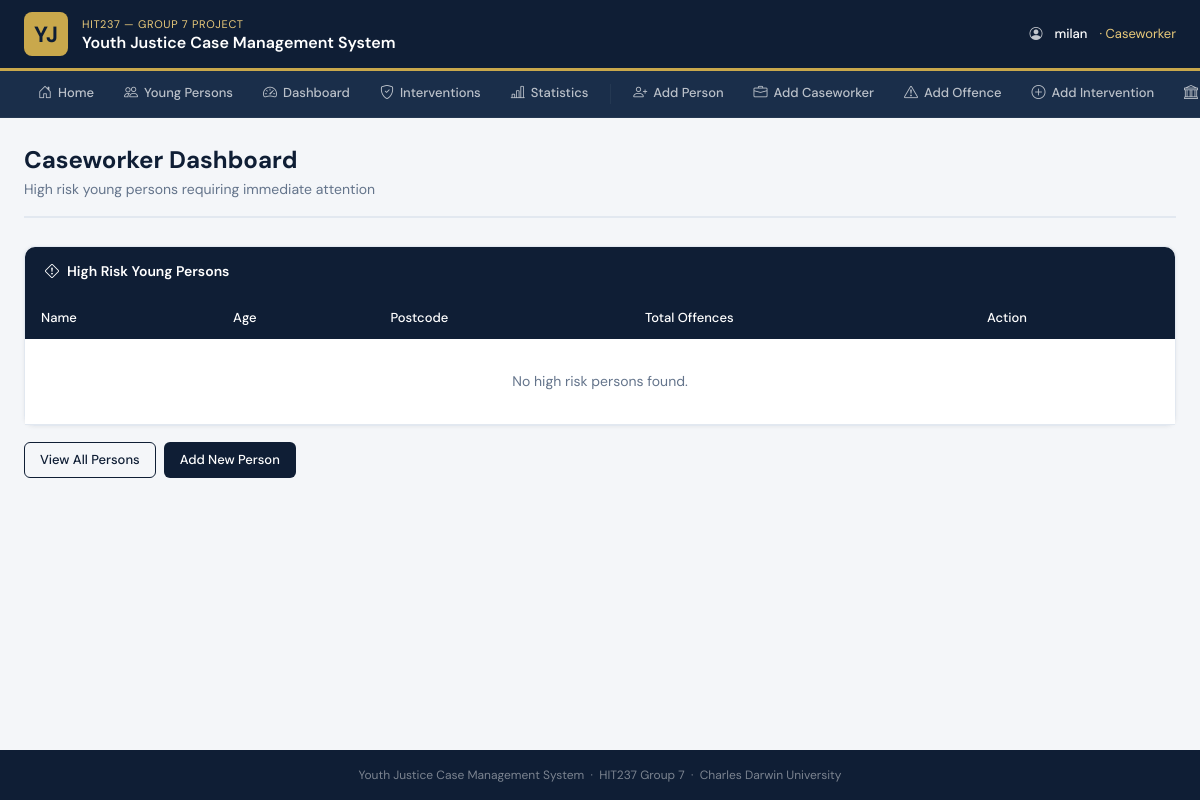
/dashboard/ (signed in), run on an earlier commit of the app's database.
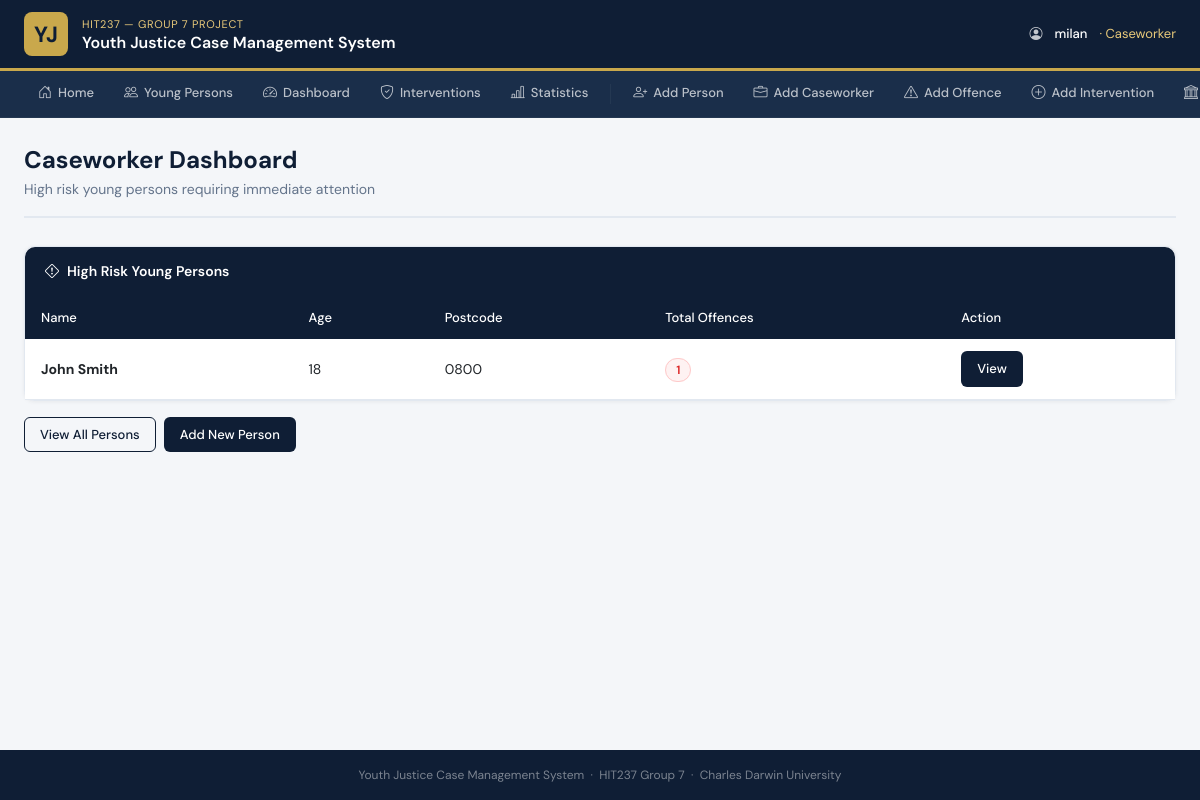
And on a later commit of the database.
### accounts/models.py (models this page shows, shortened)
class CustomUser(AbstractUser):
    ROLE_CHOICES = [
        ('admin', 'Admin'),
        ('caseworker', 'Caseworker'),
    ]
    role = models.CharField(
        max_length=20,
        choices=ROLE_CHOICES,
        default='caseworker'
    )

### justice/models.py (models this page shows, shortened)
class YoungPerson(models.Model):
    RISK_CHOICES = [
        ('low', 'Low'),
        ('medium', 'Medium'),
        ('high', 'High'),
    ]
    first_name = models.CharField(max_length=100)
    last_name = models.CharField(max_length=100)
    date_of_birth = models.DateField()
    gender = models.CharField(max_length=20)
    postcode = models.CharField(max_length=10)
    risk_level = models.CharField(max_length=10, choices=RISK_CHOICES)
    objects = models.Manager()
    high_risk = HighRiskManager()
    caseworkers = models.ManyToManyField(CaseWorker, blank=True)
    class Meta:
            ordering = ['last_name', 'first_name']
    @property
    def age(self):
        from datetime import date
        today = date.today()
        if isinstance(self.date_of_birth, str):
            from datetime import datetime
            dob = datetime.strptime(self.date_of_birth, '%Y-%m-%d').date()
        else:
            dob = self.date_of_birth
        return today.year - dob.year

### justice/views.py (the view)
# urls.py: path('dashboard/', views.CaseWorkerDashboardView.as_view(), name='dashboard'),
class CaseWorkerDashboardView(LoginRequiredMixin, ListView):
    model = YoungPerson
    template_name = 'justice/dashboard.html'
    context_object_name = 'youngpeople'
    def get_queryset(self):
        return get_high_risk_cases().annotate(
            offence_count=Count('offences')
        )
    def get_context_data(self, **kwargs):
        context = super().get_context_data(**kwargs)
        context['stats'] = get_dashboard_stats()
        return context

### justice/models.py (called while the page is built)
    def get_queryset(self):
        return super().get_queryset().filter(risk_level='high')

### justice/services.py (called while the page is built)
def get_high_risk_cases():
    return YoungPerson.high_risk.prefetch_related(
        'offences', 'interventions'
    )

def get_dashboard_stats():
    from django.db.models import Count
    return {
        'total_young_persons': YoungPerson.objects.count(),
        'high_risk_count': YoungPerson.high_risk.count(),
        'total_offences': Offence.objects.count(),
        'active_interventions': Intervention.objects.filter(
            status='active'
        ).count(),
        'total_hearings': CourtHearing.objects.count(),
    }

### justice/templates/justice/dashboard.html (shortened to what this page needs)
{% extends 'justice/base.html' %}
{% block content %}
<div class="page-header">
    <h1>Caseworker Dashboard</h1>
    <p>High risk young persons requiring immediate attention</p>
</div>
<div class="card">
    <div class="card-header-navy">
        <i class="bi bi-exclamation-diamond"></i> High Risk Young Persons
    </div>
    <div class="table-responsive">
        <table class="table mb-0">
            <thead>
                <tr>
                    <th>Name</th>
                    <th>Age</th>
                    <th>Postcode</th>
                    <th>Total Offences</th>
                    <th>Action</th>
                </tr>
            </thead>
            <tbody>
                {% for person in youngpeople %}
                <tr>
                    <td><strong>{{ person.first_name }} {{ person.last_name }}</strong></td>
                    <td>{{ person.age }}</td>
                    <td>{{ person.postcode }}</td>
                    <td><span class="badge-high-risk">{{ person.offences.count }}</span></td>
                    <td><a href="{% url 'justice:youngperson-detail' person.pk %}" class="btn-gov">View</a></td>
                </tr>
                {% empty %}
                <tr>
                    <td colspan="5" style="text-align:center; color:var(--text-muted); padding:32px">
                        No high risk persons found.
                    </td>
                </tr>
                {% endfor %}
            </tbody>
        </table>
    </div>
</div>
<div class="mt-3 d-flex gap-2">
    <a href="{% url 'justice:youngperson-list' %}" class="btn-gov-outline">View All Persons</a>
    <a href="{% url 'justice:youngperson-create' %}" class="btn-gov">Add New Person</a>
</div>
<br><br><br>
{% endblock %}

### justice/templates/justice/base.html (shortened to what this page needs)
<!DOCTYPE html>
<html lang="en">
<head>
    <link href="https://cdn.jsdelivr.net/npm/bootstrap@5.3.0/dist/css/bootstrap.min.css" rel="stylesheet">
    <link href="https://cdn.jsdelivr.net/npm/bootstrap-icons@1.11.0/font/bootstrap-icons.css" rel="stylesheet">
</head>
<body>
<div class="gov-banner">
    <div class="gov-banner-inner">
        <a href="{% url 'justice:home' %}" class="gov-logo">
            <div class="gov-logo-badge">YJ</div>
            <div class="gov-logo-text">
                <div class="dept">HIT237 — Group 7 Project</div>
                <div class="system">Youth Justice Case Management System</div>
            </div>
        </a>
        <div class="gov-user-info">
            {% if user.is_authenticated %}
                <i class="bi bi-person-circle"></i>
                <span class="username">{{ user.username }}</span>
                {% if user.role %}<span style="color:var(--gold-light)">· {{ user.get_role_display }}</span>{% endif %}
            {% endif %}
        </div>
    </div>
</div>
<nav class="gov-nav">
    <div class="nav-inner">
        <a href="{% url 'justice:home' %}"><i class="bi bi-house-door"></i> Home</a>
        <a href="{% url 'justice:youngperson-list' %}"><i class="bi bi-people"></i> Young Persons</a>
        <a href="{% url 'justice:dashboard' %}"><i class="bi bi-speedometer2"></i> Dashboard</a>
        <a href="{% url 'justice:intervention-list' %}"><i class="bi bi-shield-check"></i> Interventions</a>
        <a href="{% url 'justice:stats' %}"><i class="bi bi-bar-chart-line"></i> Statistics</a>
        <a href="{% url 'justice:youngperson-create' %}"><i class="bi bi-person-plus"></i> Add Person</a>
        <a href="{% url 'justice:caseworker-create' %}"><i class="bi bi-briefcase"></i> Add Caseworker</a>
        <a href="{% url 'justice:offence-create' %}"><i class="bi bi-exclamation-triangle"></i>
Add Offence</a>
        <a href="{% url 'justice:intervention-create' %}"><i class="bi bi-plus-circle"></i> Add Intervention</a>
        <a href="{% url 'justice:courthearing-create' %}"><i class="bi bi-bank"></i> Add Hearing</a>
    </div>
</nav>
<div class="page-wrapper">
    {% block content %}{% endblock %}
</div>
<div class="gov-footer">
    Youth Justice Case Management System &nbsp;·&nbsp; HIT237 Group 7 &nbsp;·&nbsp; Charles Darwin University
</div>
</body>
</html>

### justice/templates/justice/base.html (style rules this page uses)
:root { --navy: #0f1e35; --navy-mid: #1a2e4a; --navy-light:#243852; --gold: #c9a84c; --gold-light:#e8c97a; --surface: #f4f6f9; --white: #ffffff; --text: #1e293b; --text-muted:#64748b; --border: #e2e8f0; }
* { box-sizing: border-box; }
body { font-family: 'DM Sans', sans-serif; background: var(--surface); color: var(--text); margin: 0; min-height: 100vh; }
.gov-banner { background: var(--navy); border-bottom: 3px solid var(--gold); }
.gov-banner-inner { display: flex; align-items: center; justify-content: space-between; padding: 12px 24px; }
.gov-logo { display: flex; align-items: center; gap: 14px; text-decoration: none; }
.gov-logo-badge { width: 44px; height: 44px; background: var(--gold); border-radius: 8px; display: flex; align-items: center; justify-content: center; font-size: 22px; color: var(--navy); font-weight: 700; flex-shrink: 0; }
.gov-logo-text { color: var(--white); }
.gov-logo-text .dept { font-size: 11px; font-weight: 400; color: var(--gold-light); letter-spacing: 0.06em; text-transform: uppercase; }
.gov-logo-text .system { font-size: 16px; font-weight: 600; line-height: 1.2; }
.gov-user-info { display: flex; align-items: center; gap: 12px; color: rgba(255,255,255,0.75); font-size: 13px; }
.gov-user-info .username { color: var(--white); font-weight: 500; }
.gov-nav { background: var(--navy-mid); border-bottom: 1px solid var(--navy-light); }
.gov-nav .nav-inner { display: flex; align-items: center; padding: 0 24px; overflow-x: auto; gap: 2px; }
.gov-nav a { color: rgba(255,255,255,0.70); text-decoration: none; font-size: 13px; font-weight: 500; padding: 11px 14px; border-bottom: 3px solid transparent; white-space: nowrap; display: flex; align-items: center; gap: 6px; transition: color 0.15s, border-color 0.15s; }
.gov-nav a i { font-size: 14px; }
.page-wrapper { padding: 28px 24px; max-width: 1280px; margin: 0 auto; }
.page-header { margin-bottom: 28px; padding-bottom: 16px; border-bottom: 2px solid var(--border); }
.page-header h1 { font-size: 24px; font-weight: 700; color: var(--navy); margin: 0 0 4px 0; }
.page-header p { color: var(--text-muted); margin: 0; font-size: 14px; }
.card { border: 1px solid var(--border); border-radius: 10px; box-shadow: 0 1px 4px rgba(0,0,0,0.06); background: var(--white); }
.card-header-navy { background: var(--navy); color: var(--white); border-radius: 10px 10px 0 0 !important; padding: 14px 20px; font-weight: 600; font-size: 14px; display: flex; align-items: center; gap: 8px; }
.table thead th { background: var(--navy); color: var(--white); font-weight: 500; font-size: 13px; border: none; padding: 12px 16px; }
.table tbody td { padding: 12px 16px; font-size: 14px; vertical-align: middle; border-color: var(--border); }
.btn-gov { background: var(--navy); color: var(--white); border: none; border-radius: 6px; padding: 8px 16px; font-size: 13px; font-weight: 500; font-family: 'DM Sans', sans-serif; text-decoration: none; display: inline-flex; align-items: center; gap: 6px; cursor: pointer; transition: background 0.15s; }
.btn-gov-outline { background: transparent; color: var(--navy); border: 1.5px solid var(--navy); border-radius: 6px; padding: 7px 15px; font-size: 13px; font-weight: 500; font-family: 'DM Sans', sans-serif; text-decoration: none; display: inline-flex; align-items: center; gap: 6px; cursor: pointer; transition: all 0.15s; }
.badge-high-risk { background: #fef2f2; color: #dc2626; border: 1px solid #fecaca; border-radius: 20px; padding: 3px 10px; font-size: 12px; font-weight: 600; }
.gov-footer { background: var(--navy); color: rgba(255,255,255,0.45); text-align: center; font-size: 12px; padding: 16px; margin-top: 48px; position: fixed; bottom: 0; width: 100%; }

What changed in the data, as far as the page shows it:
added YoungPerson: first_name "John", last_name "Smith", age "18", postcode "0800", offences.count "1"
Also different on the page:
text no longer shown: "No high risk persons found."
